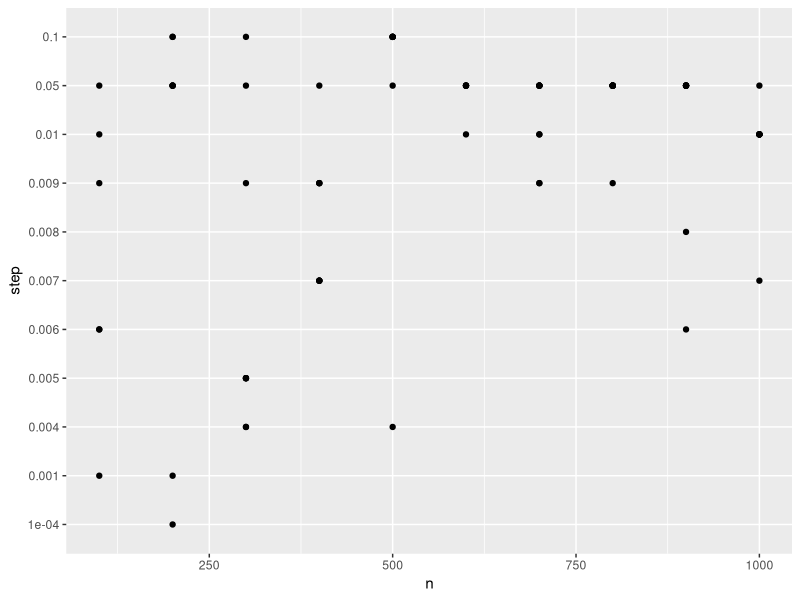
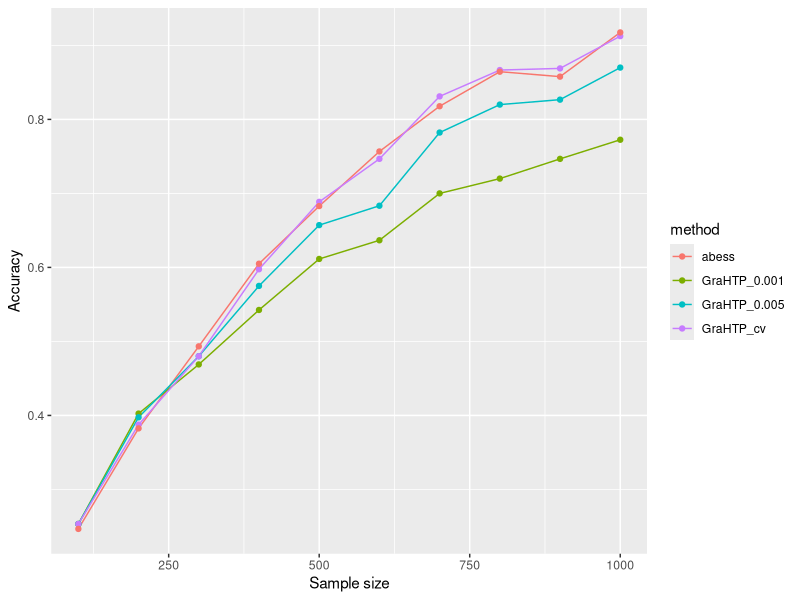
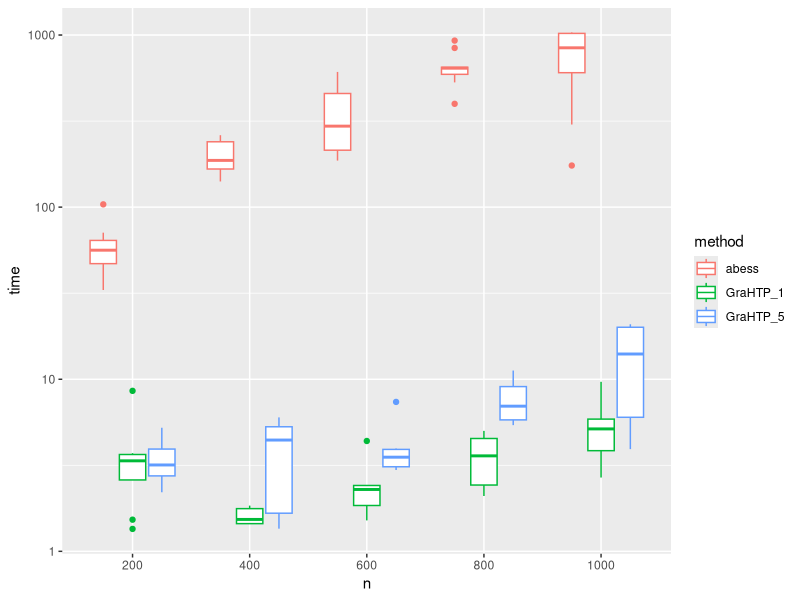

The R script that drew these images, in order:
## ---- chunk 1
library(tidyverse)
r = readLines("logistic_result.txt")
r = r[str_starts(r,'\\{')]
## ---- chunk 2
df = r %>% 
  str_extract_all("(-?[0-9]\\d*\\.?\\d*)|(-?0\\.\\d*[0-9])") %>% 
  sapply(as.matrix) %>% 
  t() %>% 
  as_tibble()
## ---- chunk 3
colnames(df) = c('n', 'p', 'k', 'step', 'GraHTP_cv_time', 'GraHTP_cv_accuracy', 'X1', 'GraHTP_1_time', 'X2', 'GraHTP_1_accuracy', 'X3', 'GraHTP_5_time', 'X4', 'GraHTP_5_accuracy', 'abess_time', 'abess_accuracy')
## ---- chunk 4
df = df %>% 
  select(-starts_with('X'))
## ---- chunk 5
df %>% 
  group_by(n) %>% 
  count()
## ---- chunk 6
step_size = 
  df %>% 
  select(n, step) %>% 
  mutate(across(everything(), as.numeric))

df2 = bind_rows(
  df %>% 
    select(n,time=abess_time,accuracy=abess_accuracy) %>% 
    mutate(method = 'abess'),
  df %>% 
    select(n,time=GraHTP_1_time,accuracy=GraHTP_1_accuracy) %>% 
    mutate(method = 'GraHTP_1'),
  df %>% 
    select(n,time=GraHTP_5_time,accuracy=GraHTP_5_accuracy) %>% 
    mutate(method = 'GraHTP_5'),
  df %>% 
    select(n,time=GraHTP_cv_time,accuracy=GraHTP_cv_accuracy) %>% 
    mutate(method = 'GraHTP_cv')  
) %>% 
  mutate(across(-method, as.numeric))
## ---- chunk 7
step_size %>% 
  mutate(across(step, as.factor)) %>% 
  #group_by(n) %>% 
  #summarise(step = mean(step)) %>% 
  ggplot(aes(n,step)) +
    geom_point()
## ---- chunk 8
#p2 = 
df2 %>% 
  mutate(across(method, ~ ifelse(.x=='GraHTP_1', 'GraHTP_0.001', .x))) %>% 
  mutate(across(method, ~ ifelse(.x=='GraHTP_5', 'GraHTP_0.005', .x))) %>% 
  #filter(n%%100==0) %>% 
  group_by(n,method) %>% 
  summarise(accuracy = mean(accuracy)) %>%
  ggplot(aes(n, accuracy, color = method)) +
    labs(x='Sample size', y='Accuracy') +
    geom_line() +
    geom_point()
## ---- chunk 9
df2 %>% 
  filter(method!='GraHTP_cv') %>% 
  filter(n%%200==0) %>% 
  mutate(across(n, as.factor)) %>% 
  ggplot(aes(n, time, color = method)) +
    scale_y_log10() +
    geom_boxplot() 
